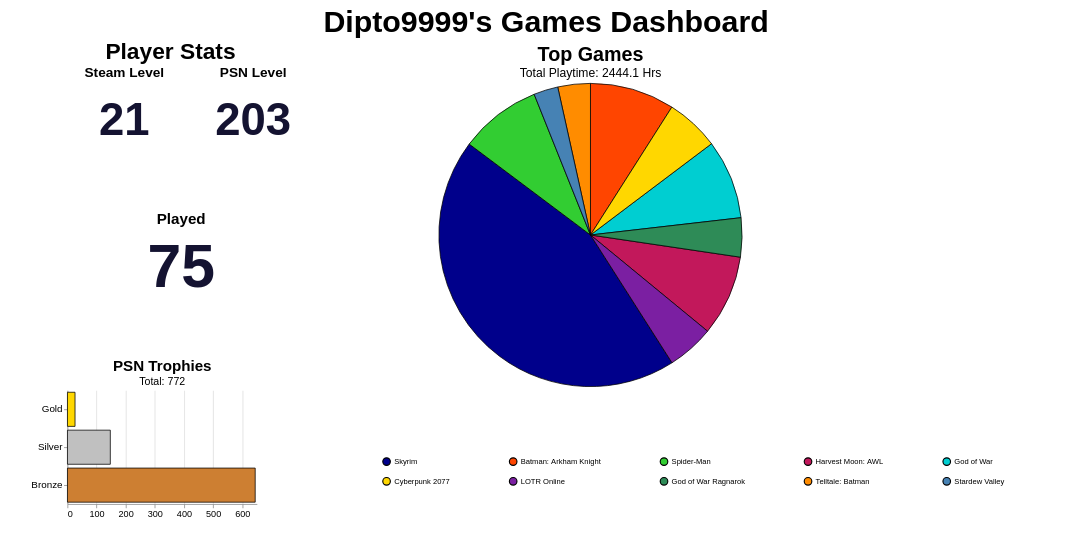

Express this chart as Vega-Lite.
### Vega-Lite specification from a JSON file in a GitHub repository (floating-point values rounded to 4 significant figures)
{"background": null, "config": {"view": {"continuousWidth": 300, "continuousHeight": 300, "strokeOpacity": 0, "strokeWidth": 1.5}, "axis": {"labelFontSize": 12, "titleFontSize": 16}, "legend": {"labelFontSize": 10, "titleFontSize": 16}}, "hconcat": [{"vconcat": [{"hconcat": [{"data": {"name": "data-5d6aeba095252c326bbbfd5f7abdc85a"}, "mark": {"type": "text", "align": "center", "baseline": "middle", "color": "#141331", "fontSize": 60, "fontWeight": "bold"}, "encoding": {"text": {"field": "Value", "type": "quantitative"}, "x": {"axis": null, "field": "Metric", "type": "nominal"}, "y": {"value": 50}}, "height": 150, "title": {"text": "Steam Level", "anchor": "middle", "fontSize": 18}, "width": 150}, {"data": {"name": "data-209579f83bb465219158f903efdbaf51"}, "mark": {"type": "text", "align": "center", "baseline": "middle", "color": "#141331", "fontSize": 60, "fontWeight": "bold"}, "encoding": {"text": {"field": "Value", "type": "quantitative"}, "x": {"axis": null, "field": "Metric", "type": "nominal"}, "y": {"value": 50}}, "height": 150, "title": {"text": "PSN Level", "anchor": "middle", "fontSize": 18}, "width": 150}]}, {"data": {"name": "data-0806719922ab0a69d8ed35284b9451c4"}, "mark": {"type": "text", "align": "center", "baseline": "middle", "color": "#141331", "fontSize": 80, "fontWeight": "bold"}, "encoding": {"text": {"field": "Value", "type": "quantitative"}, "x": {"axis": null, "field": "Metric", "type": "nominal"}, "y": {"value": 50}}, "height": 150, "title": {"text": "Played", "anchor": "middle", "fontSize": 20}, "width": 300}, {"data": {"name": "data-b5e5e3621ebe956b3f4f9d97cbbacadf"}, "mark": {"type": "bar", "stroke": "black", "strokeWidth": 1}, "encoding": {"color": {"field": "type", "legend": null, "scale": {"domain": ["Platinum", "Gold", "Silver", "Bronze"], "range": ["#B9F2FF", "#FFD700", "#C0C0C0", "#CD7F32"]}, "type": "nominal"}, "tooltip": [{"field": "type", "title": "Trophy", "type": "nominal"}, {"field": "count", "title": "Count", "type": "quantitative"}], "x": {"axis": {"tickMinStep": 1, "title": ""}, "field": "count", "type": "quantitative"}, "y": {"axis": {"labelFontSize": 13, "title": ""}, "field": "type", "sort": ["Platinum", "Gold", "Silver", "Bronze"], "type": "nominal"}}, "height": 150, "title": {"text": "PSN Trophies", "anchor": "middle", "fontSize": 20, "subtitle": "Total: 772", "subtitleFontSize": 14}, "width": 250}], "title": {"text": "Player Stats", "anchor": "middle", "fontSize": 30}}, {"data": {"name": "data-e02f2c1edd48e33dbb5a48263f5a1ebf"}, "mark": {"type": "arc", "stroke": "black", "strokeWidth": 1}, "encoding": {"color": {"field": "name", "legend": {"columnPadding": 75, "columns": 5, "direction": "horizontal", "labelFontSize": 10, "orient": "bottom", "padding": 75, "rowPadding": 10, "title": "", "titleAlign": "center", "titleFontSize": 16}, "scale": {"range": ["#00008B", "#FF4500", "#32CD32", "#C2185B", "#00CED1", "#FFD700", "#7B1FA2", "#2E8B57", "#FF8C00", "#4682B4", "#808080", "#8B0000", "#20B2AA", "#E91E63", "#006400"]}, "sort": null, "type": "nominal"}, "theta": {"field": "playtime_percentage", "type": "quantitative"}, "tooltip": [{"field": "name", "title": "Game", "type": "nominal"}, {"field": "playtime_forever", "format": ".1f", "title": "Time (Hrs)", "type": "quantitative"}, {"field": "playtime_percentage", "format": ".2f", "title": "Playtime (%)", "type": "quantitative"}]}, "height": 400, "title": {"text": "Top Games", "anchor": "middle", "fontSize": 26, "subtitle": "Total Playtime: 2444.1 Hrs", "subtitleFontSize": 16}, "width": 700}], "padding": {"left": 40, "right": 40, "top": 10, "bottom": 10}, "resolve": {"scale": {"color": "independent"}}, "title": {"text": "Dipto9999's Games Dashboard", "anchor": "middle", "fontSize": 40}, "$schema": "https://vega.github.io/schema/vega-lite/v6.1.0.json", "datasets": {"data-5d6aeba095252c326bbbfd5f7abdc85a": [{"Metric": "Steam Level", "Value": 21}], "data-209579f83bb465219158f903efdbaf51": [{"Metric": "PSN Level", "Value": 203}], "data-0806719922ab0a69d8ed35284b9451c4": [{"Metric": "Played", "Value": 75}], "data-b5e5e3621ebe956b3f4f9d97cbbacadf": [{"type": "Gold", "count": 26}, {"type": "Silver", "count": 147}, {"type": "Bronze", "count": 644}], "data-e02f2c1edd48e33dbb5a48263f5a1ebf": [{"name": "Skyrim", "playtime_forever": 845.3, "playtime_percentage": 44.28}, {"name": "Batman: Arkham Knight", "playtime_forever": 172.2, "playtime_percentage": 9.02}, {"name": "Spider-Man", "playtime_forever": 166.1, "playtime_percentage": 8.7}, {"name": "Harvest Moon: AWL", "playtime_forever": 164.3, "playtime_percentage": 8.61}, {"name": "God of War", "playtime_forever": 161.5, "playtime_percentage": 8.46}, {"name": "Cyberpunk 2077", "playtime_forever": 108.8, "playtime_percentage": 5.7}, {"name": "LOTR Online", "playtime_forever": 95.7, "playtime_percentage": 5.01}, {"name": "God of War Ragnarok", "playtime_forever": 79.36, "playtime_percentage": 4.16}, {"name": "Telltale: Batman", "playtime_forever": 66.22, "playtime_percentage": 3.47}, {"name": "Stardew Valley", "playtime_forever": 49.5, "playtime_percentage": 2.59}]}}
